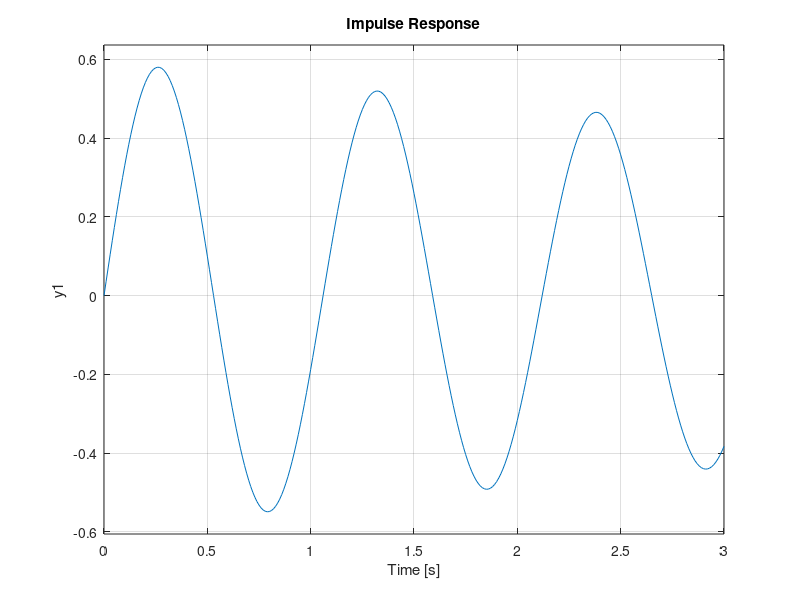

Here is the MATLAB script that generated this plot:
xi=0.0175;
wn=5.9279;

K=0.58*sqrt(1-xi.^2)*exp(xi*wn*0.26)/sin(wn*sqrt(1-xi.^2)*0.26)/wn
t=0:0.01:3;

s=tf('s');
P=K*wn.^2/(s*s+2*xi*wn*s+wn.^2);
impulse(P,t)
grid on;

